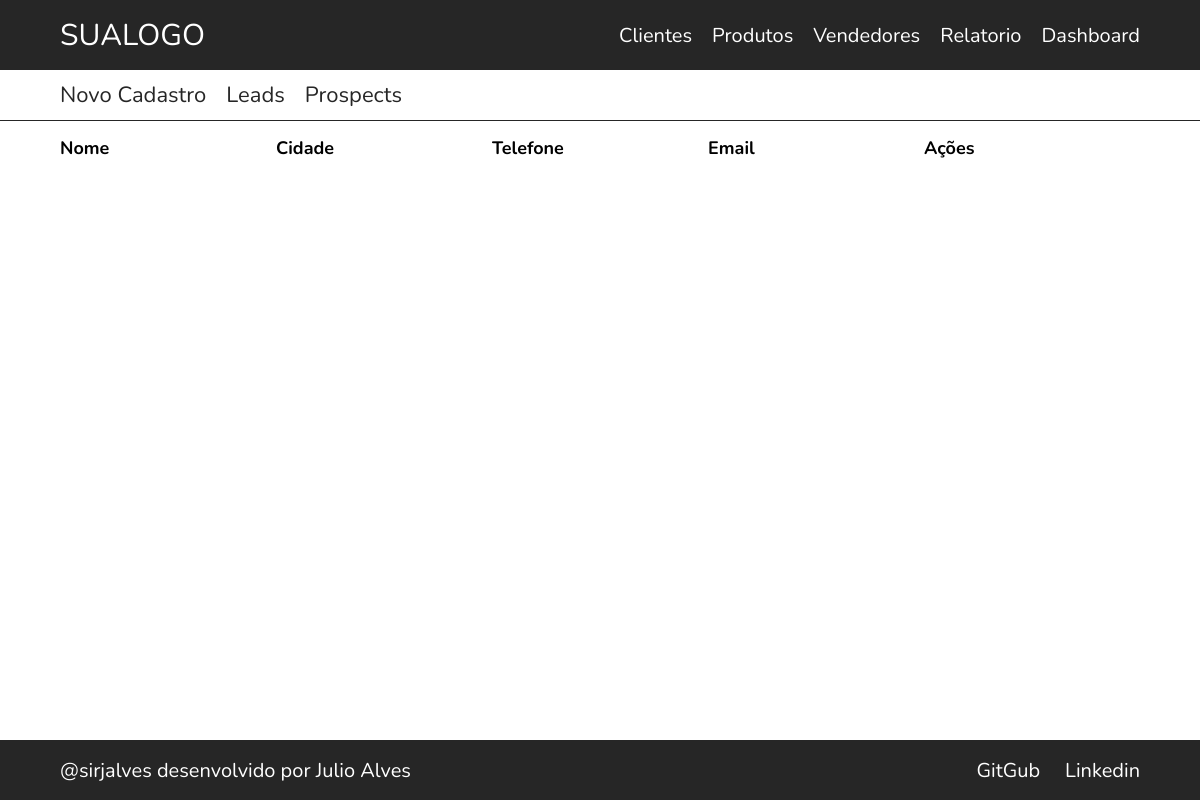
/customer/list/, run on an earlier commit of the app's database.
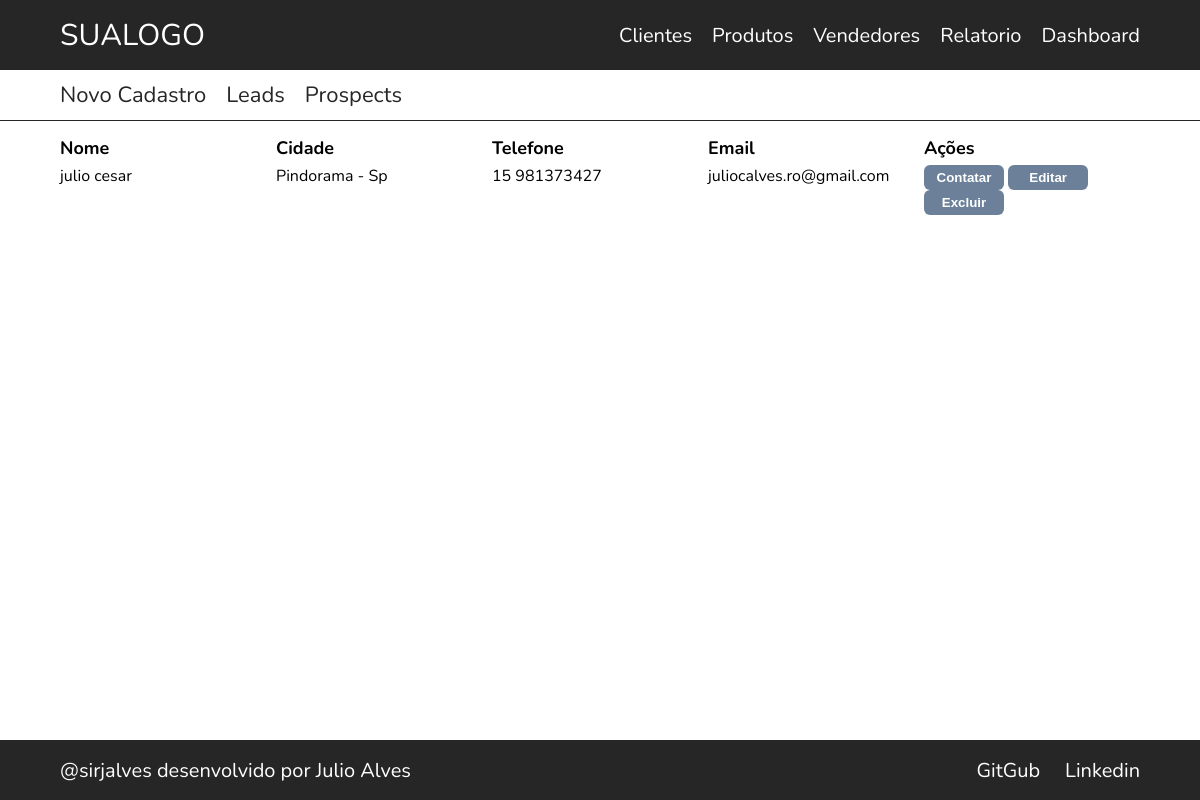
And on a later commit of the database.
### customer/models.py (models this page shows, shortened)
class Customer(models.Model):
    first_name = models.CharField(max_length=30)
    last_name = models.CharField(max_length=60)
    birth_date = models.DateField()
    cpf = models.CharField(max_length=14)
    email = models.EmailField()
    area_code = models.CharField(max_length=3)
    phone_number = models.CharField(max_length=9)
    cep = models.CharField(max_length=9)
    country = models.CharField(max_length=30)
    state = models.CharField(max_length=30)
    city = models.CharField(max_length=30)
    street = models.CharField(max_length=30)
    street_number = models.CharField(max_length=5)
    creat_date = models.DateTimeField(auto_now_add=True)
    update_date = models.DateTimeField(auto_now=True)
    active = models.BooleanField(default=True)
    def get_full_phone_number(self):
        return f"{self.area_code} {self.phone_number}"
    def get_full_name(self):
        return f"{self.first_name} {self.last_name}"
    def get_full_city(self):
        return f"{self.city} - {self.state}"
    class Meta:
        db_table = "CUSTOMER"

### customer/views.py (the view)
# urls.py: path("list/", CustomerListView.as_view(), name="customer-list"),
class CustomerListView(ListView):
    template_name = "customer/customer-list.html"
    model = Customer
    queryset = Customer.objects.all().filter(active=True)

### customer/templates/customer/customer-list.html (shortened to what this page needs)
{% extends "model-page.html" %}
{% block content %}
<div class="content">
    <div class="sub-menu">
        <div>
            <a href={% url "customer:customer-create" %}>Novo Cadastro</a>
            <a href="#">Leads</a>
            <a href="#">Prospects</a>
        </div>
    </div>
    <div class="table">
        <div class="table-header">
            <div class="table-collum">Nome</div>
            <div class="table-collum">Cidade</div>
            <div class="table-collum">Telefone</div>
            <div class="table-collum">Email</div>
            <div class="table-collum">Ações</div>
        </div>
        {% for customer in customer_list %}
        <div class="table-row">
            <div class="table-collum"> {{customer.get_full_name}} </div>
            <div class="table-collum"> {{customer.get_full_city}} </div>
            <div class="table-collum"> {{customer.get_full_phone_number}} </div>
            <div class="table-collum"> {{customer.email}} </div>
            <div class="table-collum">
                <button type="button" class="button button-danger">Contatar</button>
                <button type="button" class="button button-danger">Editar</button>
                <button type="button" class="button button-danger">Excluir</button>
            </div>
        </div>
        {% endfor %}
    </div>
</div>
{% endblock %}

What changed in the data, as far as the page shows it:
added Customer: get_full_name "julio cesar", get_full_city "Pindorama - Sp", get_full_phone_number "15 981373427", email "juliocalves.ro@gmail.com"
